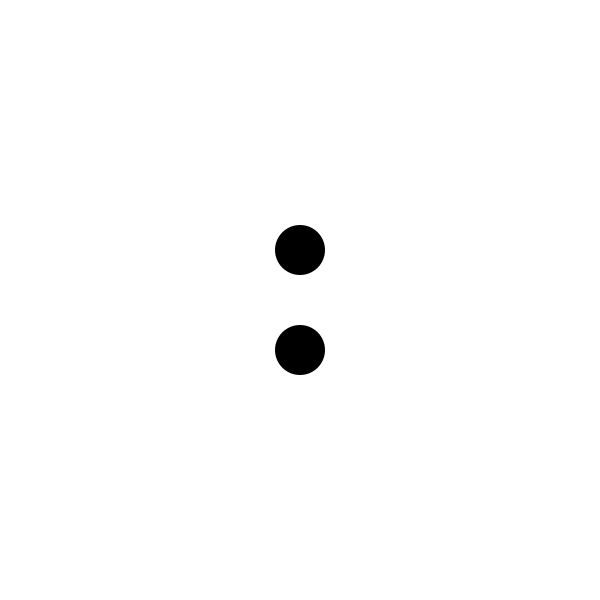
Frame 1 (no input)
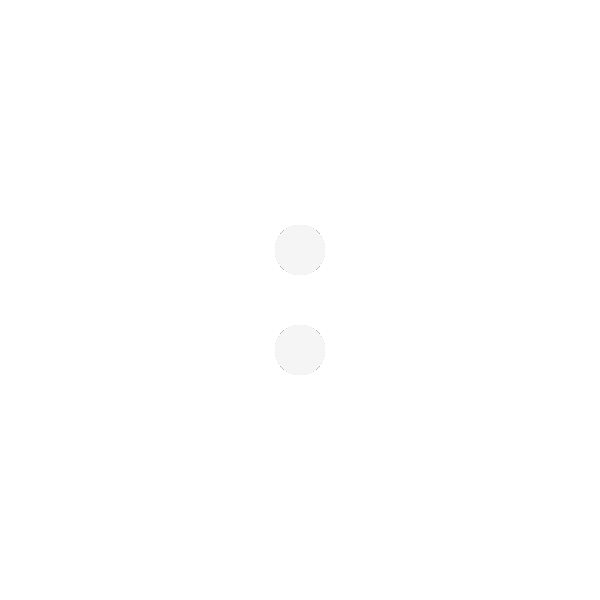
Frame 60 (the mouse pressed at the canvas centre just before this capture)
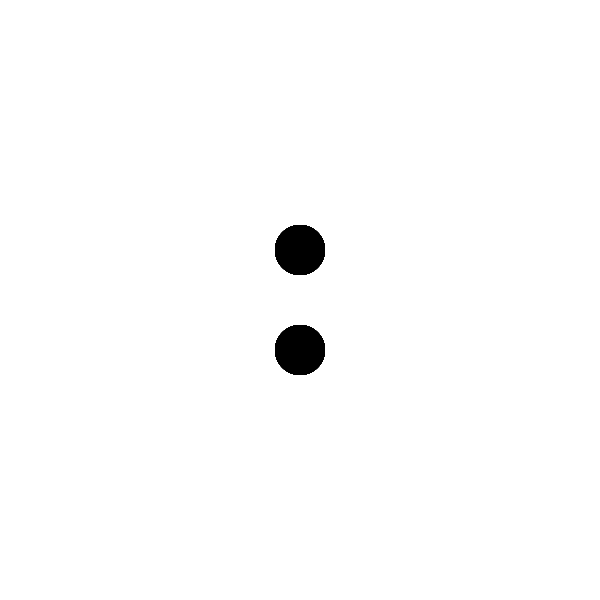
Frame 120 (the mouse held since frame 60 and released just before this capture)

The Processing sketch that drew these frames (run headless with seeded random() and noise(); from frame 60 on, the mouse is pressed at the canvas centre):

// Processing sketch: blinker
// ── blinker.pde
void setup() {
    size(600, 600);
    background(255, 255, 255);
    noStroke();
}

void draw() {
    if (second() % 2 == 0) {
        fill(245, 245, 245);
    }
    else {
        fill(0, 0, 0);
    }
    ellipse(300, 250, 50, 50);
    ellipse(300, 350, 50, 50);
}
